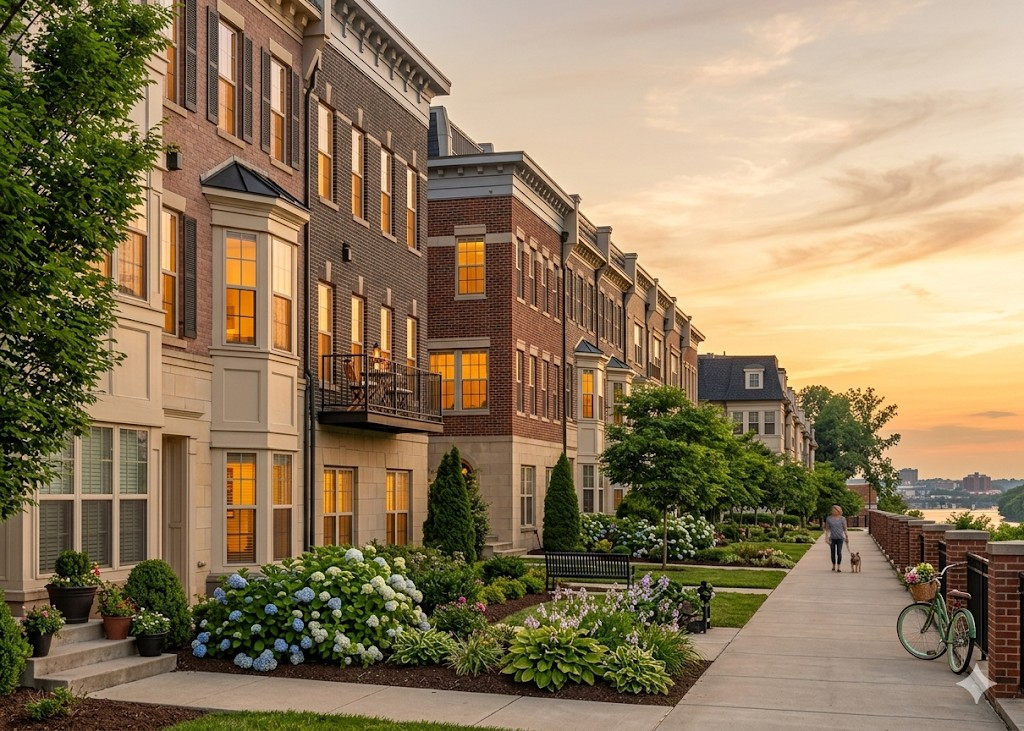
#> input picture scripts/how-it-works-hero-source.png, 1024 x 731 px
$ python process-how-it-works-hero.py
#> lines starting #> are read from the running program, lines starting #| are printed output that depends on the picture
#> in main, im is the input picture: PIL image 1024x731 RGB; mean R, G, B 142.6, 123.5, 93.4
#!/usr/bin/env python3
"""Process How It Works hero: remove bottom-right watermark, color balance, export WebP."""
from __future__ import annotations

from pathlib import Path

from PIL import Image, ImageEnhance

ROOT = Path(__file__).resolve().parents[1]
SRC = ROOT / "scripts" / "how-it-works-hero-source.png"
OUT_DIR = ROOT / "public"


def remove_right_edge_figure(
    im: Image.Image,
    strip_width: int = 400,
    gap_before_dest: int = 160,
) -> Image.Image:
    """Remove figure on far right: paste a clean strip from farther left (not adjacent—avoids copying the arm)."""
    w, h = im.size
    # Allow up to half the frame width so we can clear a figure that sits mid–right edge
    sw = min(strip_width, w // 2)
    if sw < 24:
        return im
    dest_x0 = w - sw
    # Source ends with a gap left of the destination so we never sample the figure
    src_x1 = dest_x0 - gap_before_dest
    src_x0 = src_x1 - sw
    if src_x0 < 0:
        # Narrow gap if needed so we still sample from the path, not the edge
        gap_before_dest = max(80, w // 8)
        src_x1 = dest_x0 - gap_before_dest
        src_x0 = max(0, src_x1 - sw)
        src_x1 = src_x0 + sw
    patch = im.crop((src_x0, 0, src_x1, h))
    if patch.width != sw:
        patch = patch.resize((sw, h), Image.Resampling.LANCZOS)
    out = im.copy()
    out.paste(patch, (dest_x0, 0))
    # Blend seam using column just left of patch (not im at dest_x0—may still be the arm)
    seam = 12
    if dest_x0 > 0:
        left_ref = im.crop((dest_x0 - 1, 0, dest_x0, h))
        for i in range(min(seam, w - dest_x0)):
            col_patch = out.crop((dest_x0 + i, 0, dest_x0 + i + 1, h))
            alpha = (i + 1) / (seam + 1)
            blended = Image.blend(left_ref, col_patch, alpha)
            out.paste(blended, (dest_x0 + i, 0))
    return out


def remove_corner_watermark(im: Image.Image) -> Image.Image:
    """Replace bottom-right watermark area by cloning the path texture from directly above."""
    w, h = im.size
#> w = 1024; h = 731
    wr = min(128, w // 5)
#> wr = 128
    hr = min(68, h // 9)
#> hr = 68
    x0, y0 = w - wr, h - hr
#> x0 = 896; y0 = 663
    src_y1 = max(1, y0 - 12)
#> src_y1 = 651
    src_y0 = src_y1 - hr
#> src_y0 = 583
    if src_y0 < 0:
        src_y0 = 0
        src_y1 = hr
    patch = im.crop((x0, src_y0, w, src_y1))
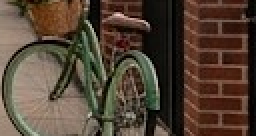
#> patch: PIL image 128x68 RGB (shown 2 times larger); mean R, G, B 83.3, 66.6, 52.5
    if patch.size != (wr, hr):
        patch = patch.resize((wr, hr), Image.Resampling.LANCZOS)
    out = im.copy()
    out.paste(patch, (x0, y0))
    return out


def adjust_tone(im: Image.Image) -> Image.Image:
    """Slightly cooler (-warmth), modest contrast bump."""
    r, g, b = im.split()
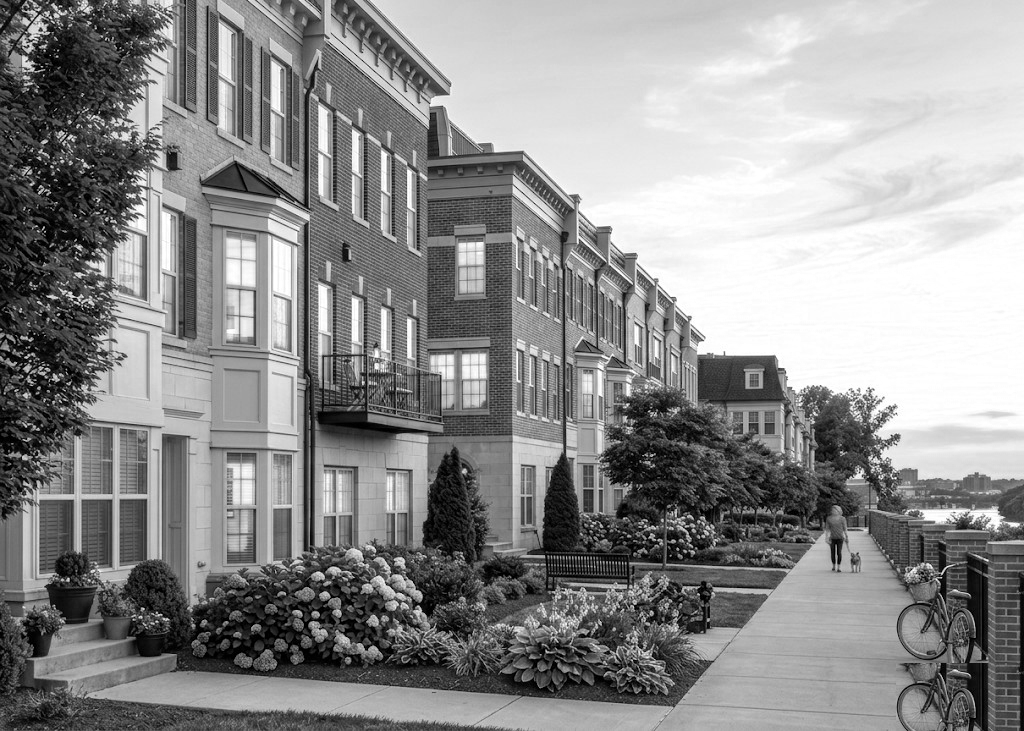
#> r: PIL image 1024x731 L; min 0, max 255, mean 142.1
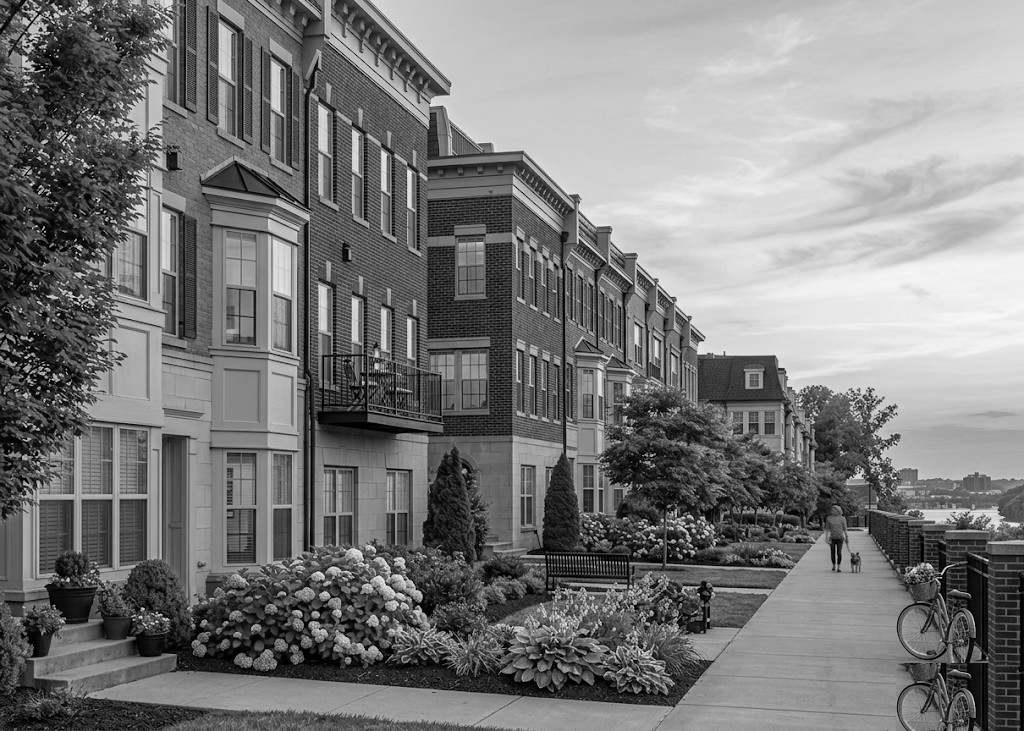
#> g: PIL image 1024x731 L; min 0, max 249, mean 123
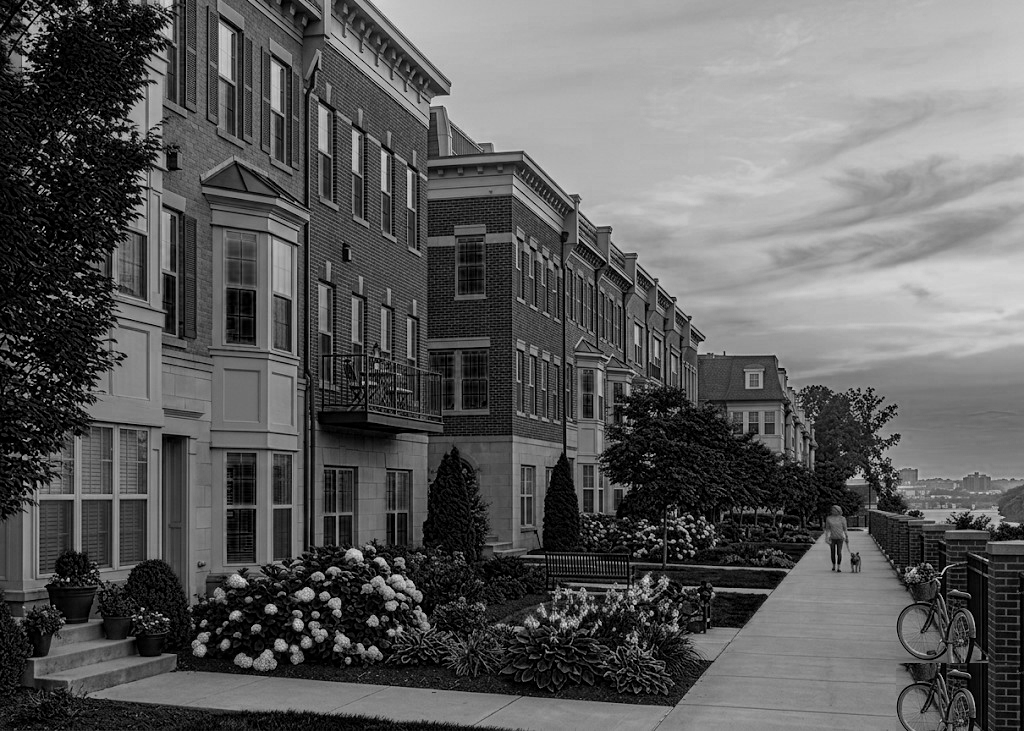
#> b: PIL image 1024x731 L; min 0, max 225, mean 92.9
    r = r.point(lambda i: int(i * 0.94))
    b = b.point(lambda i: min(255, int(i * 1.04)))
    im = Image.merge("RGB", (r, g, b))
    im = ImageEnhance.Contrast(im).enhance(1.06)
    im = ImageEnhance.Color(im).enhance(0.94)
    return im


def main() -> None:
    if not SRC.exists():
        raise SystemExit(f"Missing source image: {SRC}")
    OUT_DIR.mkdir(parents=True, exist_ok=True)
    im = Image.open(SRC).convert("RGB")
    # Only used for night shots with a figure clipped on the far right; breaks sunset/wide compositions.
    # im = remove_right_edge_figure(im)
    im = remove_corner_watermark(im)
    im = adjust_tone(im)
    webp_path = OUT_DIR / "how-it-works-hero.webp"
    im.save(webp_path, "WEBP", quality=88, method=6)
    im.save(OUT_DIR / "how-it-works-hero.png", "PNG", optimize=True, compress_level=9)
    print("Wrote", webp_path, im.size)
#| Wrote public/how-it-works-hero.webp (1024, 731)


if __name__ == "__main__":
    main()
